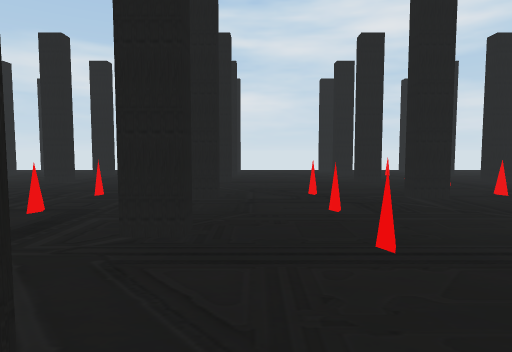
View 1 (above)

24 first-person views from a walk through a 3-D level made in the Unity game engine. The camera is 1.3 m above the floor, tilts 4° down and sees 75° across. The floor is counted in squares, 2 m on a side. Each view is taken from the middle of a square. On the plan, view 1 faces up. The plan holds only what a view shows up to about 10 squares ahead; the rest is blank. The place goes on beyond the plan. Some surface patterns are stand-ins.

View 2
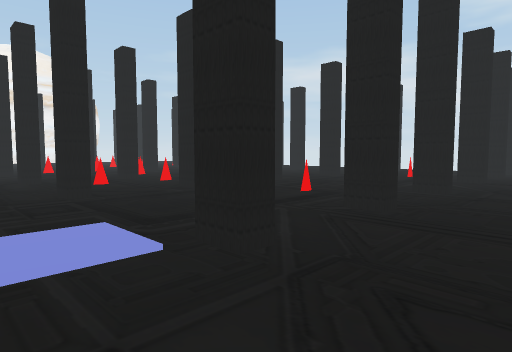

View 3
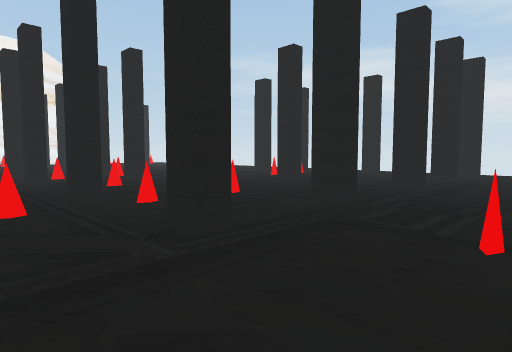

View 4
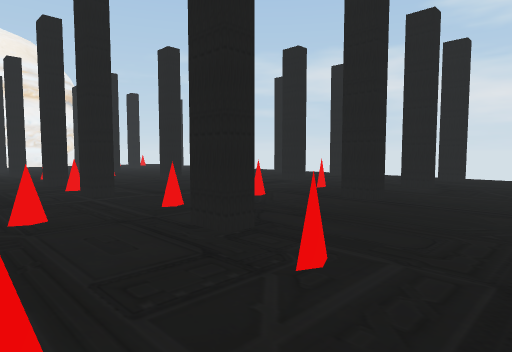

View 5
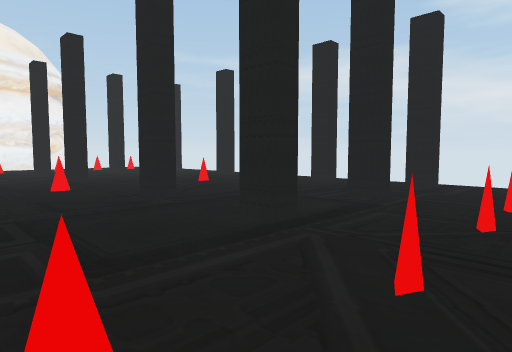

View 6
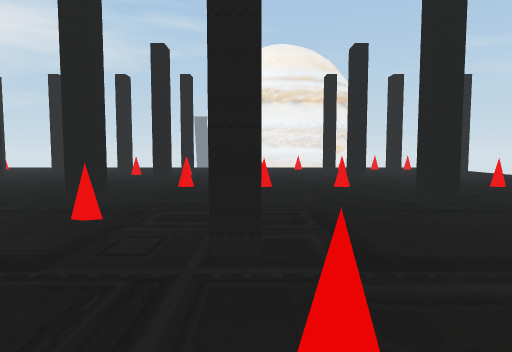

View 7
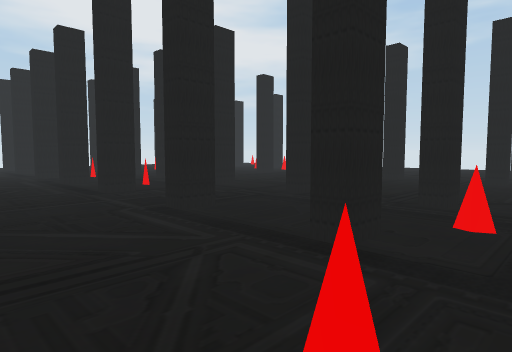

View 8
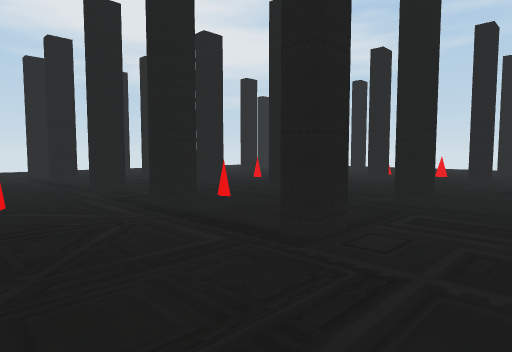

View 9
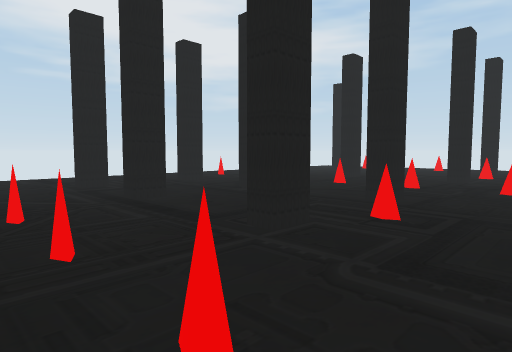

View 10
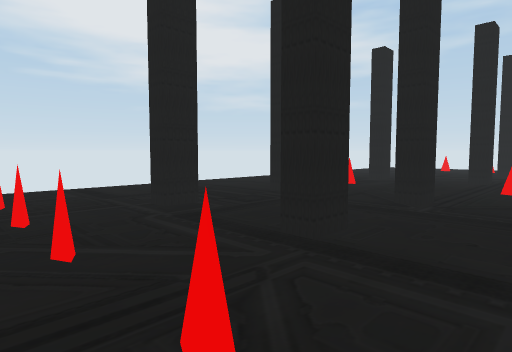

View 11
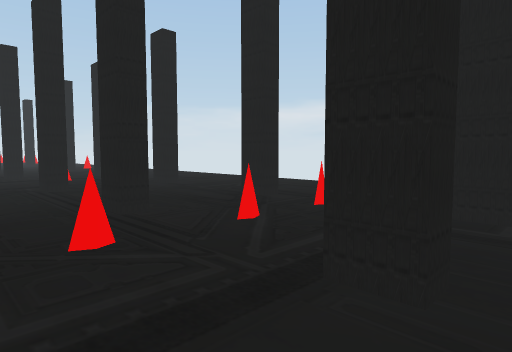

View 12
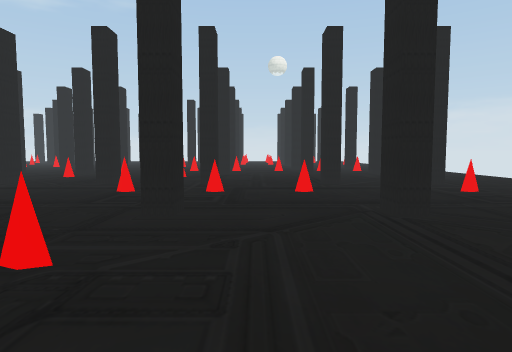

View 13
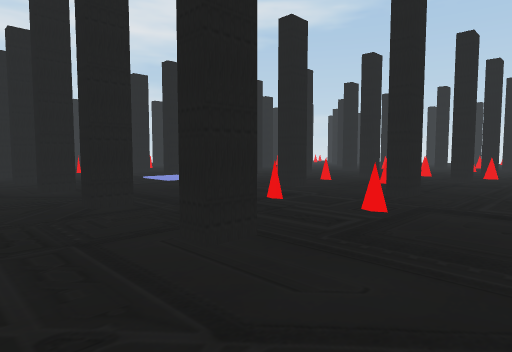

View 14
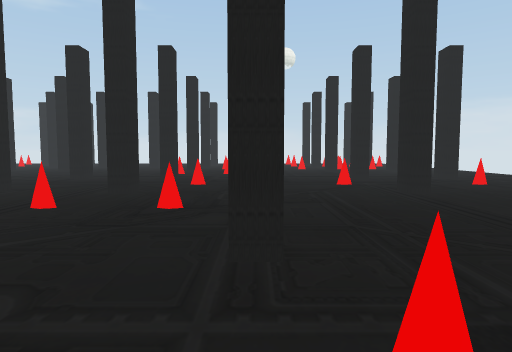

View 15
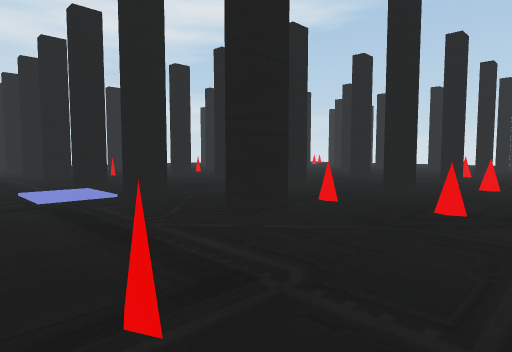

View 16
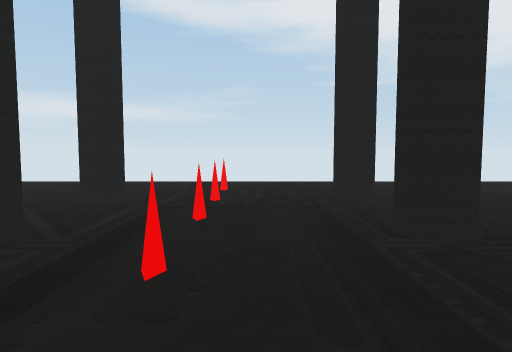

View 17
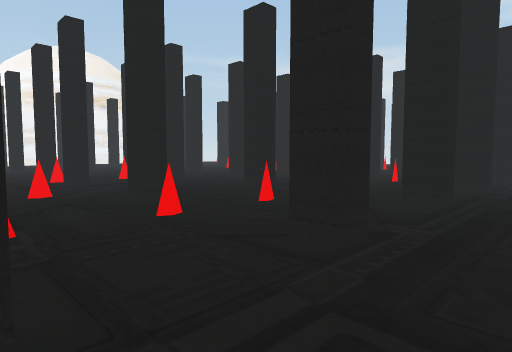

View 18
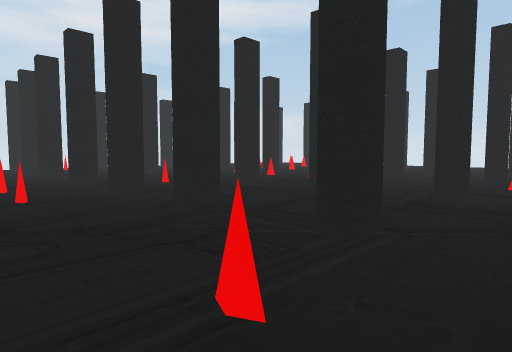

View 19
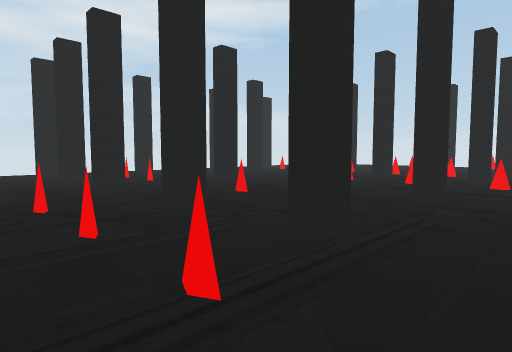

View 20
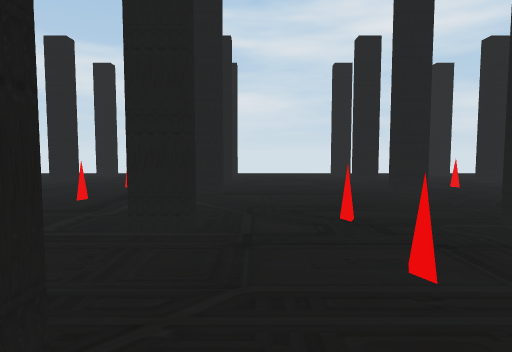

View 21
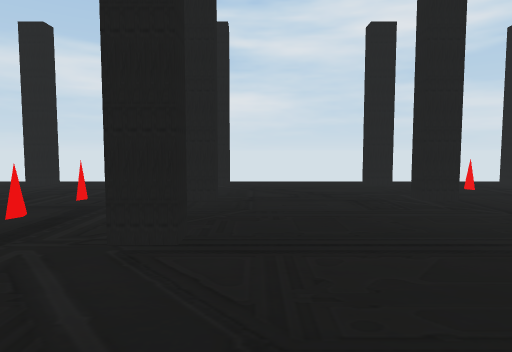

View 22
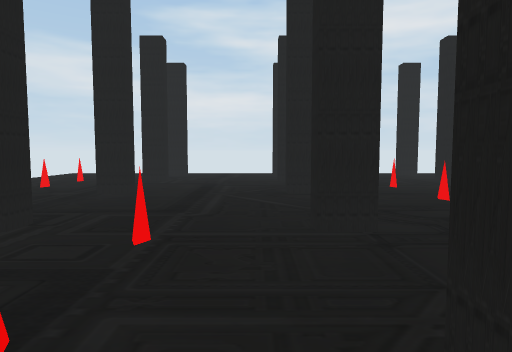

View 23
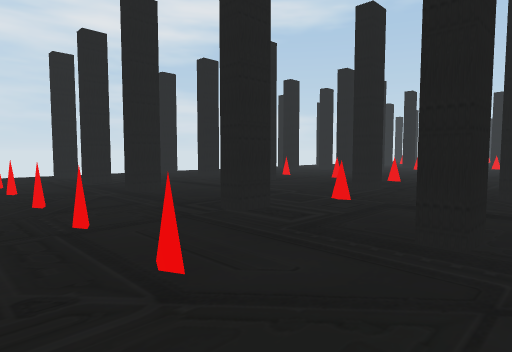

View 24
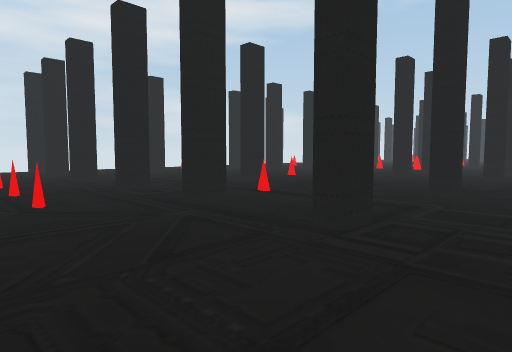

### Floor plan
Key: @ floor where view 1 was taken; # wall or solid block; x gap in a wall; . floor.
Columns run from 22 left of view 1 to 7 right of it. Each row starts with its distance up from view 1.
 12 ...#..#  .#.#..#..#. #...#..#
 11 . ...... .... ...... .....#..
 10 ...#..#.#....#.#..#.##....#..
  9 .............................
  8  #.#..#........#.....#........
  7  .......#.........#....... ...
  6 .............................
  5 ...#..#....xx#....#.##....#.
  4 .............................#
  3 ....#.#..#.#....#.#..#...#.#..
  2 .......................#......
  1 ......#..#..#..#..#..#...#.#..
  0 ......................@.......
 -1 .....................#........
 -2    #..#..#.....#..#......#.#..
 -3    ....................#......
 -4      .#..#.#....#.#..#...#.#.#
 -5     ...................#.....
 -6     ..#...#..#....#.##....#.#
 -7     ..........................
 -8     .........#.......#........
 -9    #..#. ...#..#..#....... ..
-10    ..........................
-11      .#.#....#.#..#.##.. .#.
-12         ................   ...
-13         ................    ..

Positions as (right, up) in squares from view 1, and headings:
1: (0, 0), facing up
2: (1, -1), facing up-left
3: (-2, 1), facing up-left
4: (-5, 3), facing up-left
5: (-8, 5), facing up-left
6: (-8, 5), facing left
7: (-8, 4), facing down-left
8: (-8, 0), facing down-left
9: (-8, -4), facing down-left
10: (-8, -7), facing down-left
11: (-11, -7), facing down-right
12: (-8, -7), facing right
13: (-6, -8), facing up-right
14: (-3, -6), facing right
15: (-3, -6), facing up-right
16: (-3, -6), facing down
17: (-3, -6), facing up-left
18: (0, -3), facing up-right
19: (0, 1), facing up-right
20: (0, 2), facing up
21: (0, 5), facing up
22: (-17, 2), facing up
23: (-22, 2), facing up-right
24: (-22, -1), facing up-right
